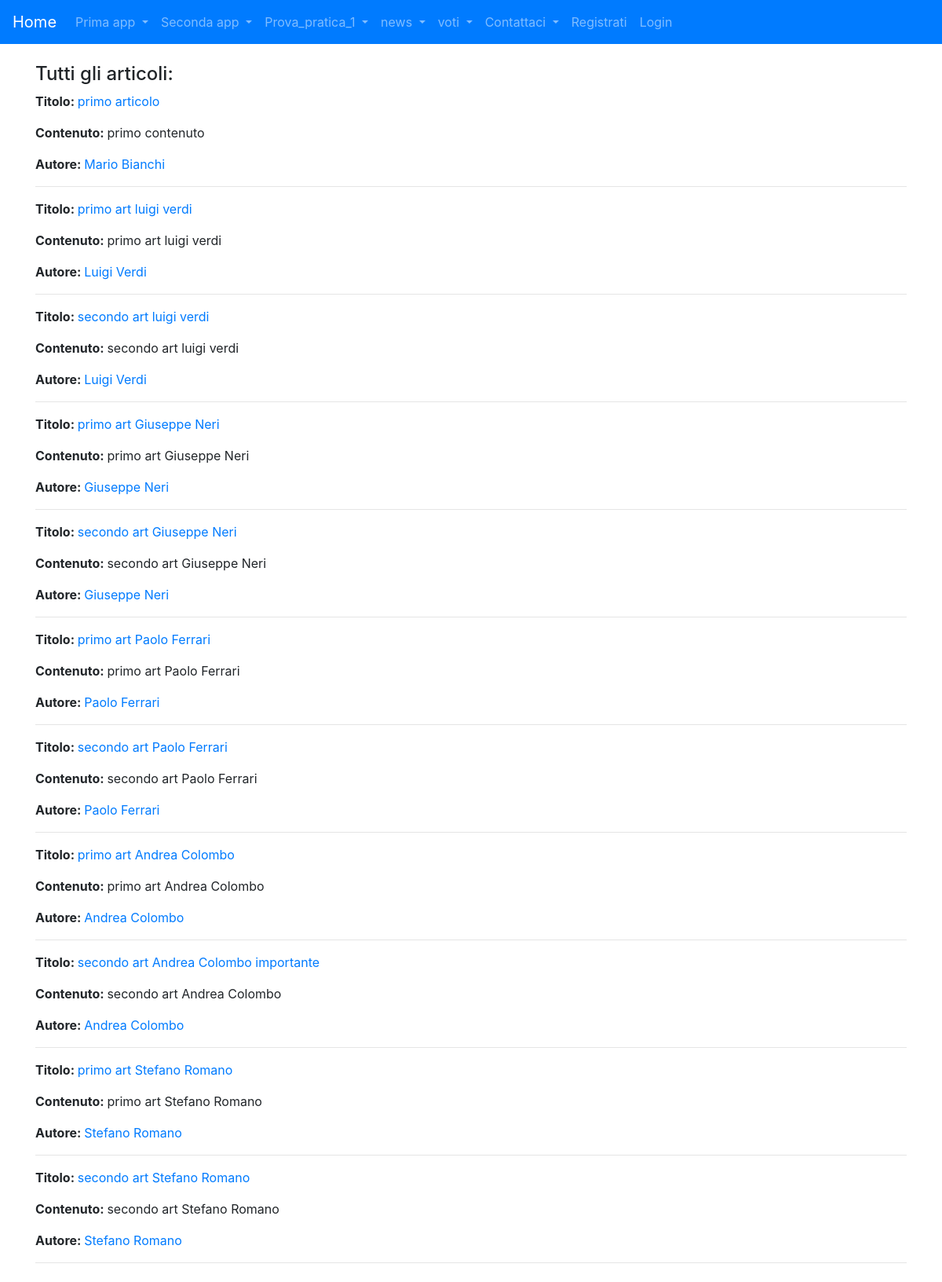
Page /news/lista_articoli on the committed database.
### news/models.py (models this page shows, shortened)
class Articolo(models.Model):
    titolo = models.CharField(max_length=100)
    contenuto = models.TextField()
    giornalista = models.ForeignKey(Giornalista, on_delete=models.CASCADE, related_name="articoli")
    data = models.DateField(blank=True)
    visualizzazioni = models.IntegerField(default=0,blank=True)
    class Meta:
        verbose_name = "Articolo"
        verbose_name_plural = "Articoli"

class Giornalista(models.Model):
    nome = models.CharField(max_length=20)
    cognome = models.CharField(max_length=20)
    anno_di_nascita = models.DateField(blank=True)
    def __str__(self):
        return self.nome + " " + self.cognome
    class Meta:
        verbose_name = "Giornalista"
        verbose_name_plural = "Giornalisti"

### news/views.py (the view)
# urls.py: path('lista_articoli', listaArticoli, name='lista_articoli'),
def listaArticoli(request,pk=None):
    if(pk==None):
        articoli = Articolo.objects.all()
    else:
        articoli = Articolo.objects.filter(giornalista_id=pk)
    if(pk==None):
        titolo = "Tutti gli articoli:"
    else:
        titolo = "Articoli di un giornalista:"
    context = {
        'titolo': titolo,
        'articoli': articoli
    }
    return render(request, 'news/lista_articoli.html', context)

### news/templates/news/lista_articoli.html (shortened to what this page needs)
{% extends 'base.html' %}
{% block content %} <h4>{{ titolo }}</h4>
{% for articolo in articoli %}
    <p><strong>Titolo: </strong>
         <a href={% url 'news:articolo_detail' articolo.id %}>{{ articolo.titolo }}</a>
    </p>
    <p><strong>Contenuto: </strong>
        {{ articolo.contenuto }}
    </p>
    <p><strong>Autore: </strong>
        <a href={% url 'news:giornalista_detail' articolo.giornalista.id %}>{{ articolo.giornalista }}</a>
    </p>
    <hr>
{% endfor %}
{%endblock content %}

### rows in the picture
Articolo: titolo "primo articolo", contenuto "primo contenuto", giornalista "Mario Bianchi"
Articolo: titolo "primo art luigi verdi", contenuto "primo art luigi verdi", giornalista "Luigi Verdi"
Articolo: titolo "secondo art luigi verdi", contenuto "secondo art luigi verdi", giornalista "Luigi Verdi"
Articolo: titolo "primo art Giuseppe Neri", contenuto "primo art Giuseppe Neri", giornalista "Giuseppe Neri"
Articolo: titolo "secondo art Giuseppe Neri", contenuto "secondo art Giuseppe Neri", giornalista "Giuseppe Neri"
Articolo: titolo "primo art Paolo Ferrari", contenuto "primo art Paolo Ferrari", giornalista "Paolo Ferrari"
Articolo: titolo "secondo art Paolo Ferrari", contenuto "secondo art Paolo Ferrari", giornalista "Paolo Ferrari"
Articolo: titolo "primo art Andrea Colombo", contenuto "primo art Andrea Colombo", giornalista "Andrea Colombo"
Articolo: titolo "secondo art Andrea Colombo importante", contenuto "secondo art Andrea Colombo", giornalista "Andrea Colombo"
Articolo: titolo "primo art Stefano Romano", contenuto "primo art Stefano Romano", giornalista "Stefano Romano"
Articolo: titolo "secondo art Stefano Romano", contenuto "secondo art Stefano Romano", giornalista "Stefano Romano"

### other values in the picture
{{ titolo }} "Tutti gli articoli:"
